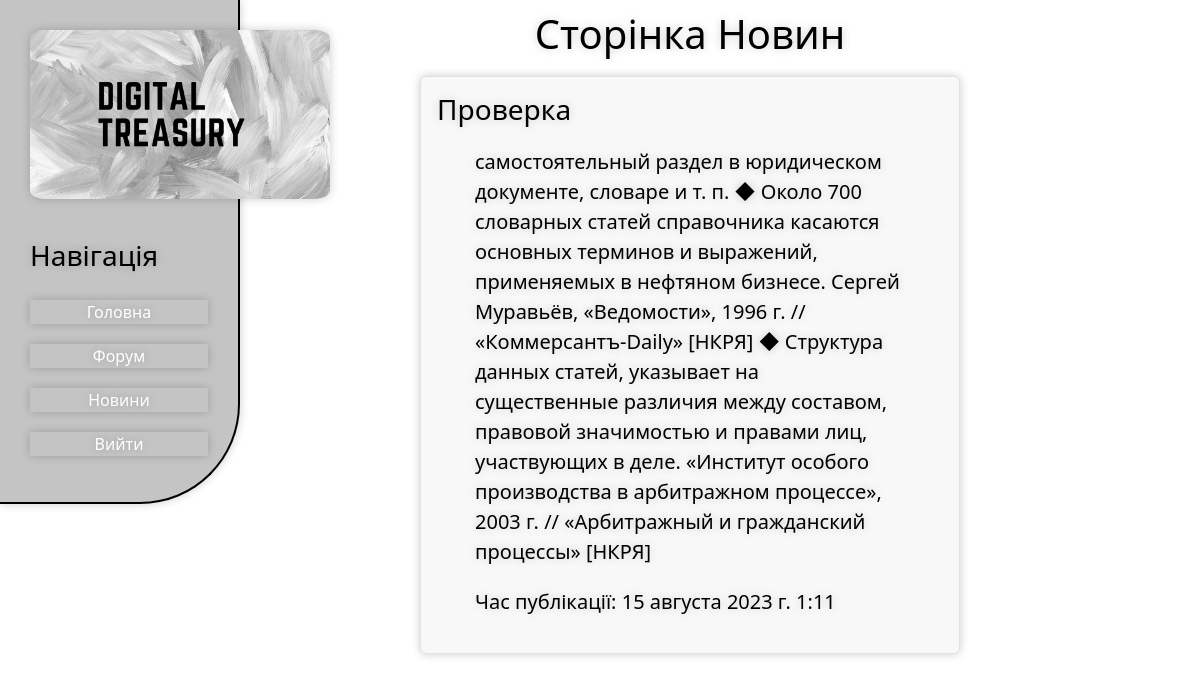
Page /site_news/ (signed in) on the committed database.
### App_1/models.py (models this page shows, shortened)
class Publications(models.Model):
    title = models.CharField('Назва', max_length=60)  # Назва публікації
    full_text = models.TextField('Стаття')  # Текст публікації
    date = models.DateTimeField(auto_now_add=True)  # Дата публікації
    class Meta:
        verbose_name = 'Новина'  # Ім'я для одного запису
        verbose_name_plural = 'Новини'  # Ім'я для групи записів

### App_1/views.py (the view)
# urls.py: path('site_news/', views.site_news, name='news_page'),
@login_required
def site_news(request):
    news = Publications.objects.order_by('-date')
    return render(request, 'App_1/site_news.html', {'news': news})

### App_1/templates/App_1/site_news.html (shortened to what this page needs)
{% extends 'App_1/base_html.html' %}
{% block content %}
<div class="site_news">
    <h1>Сторінка Новин</h1>
    {% for el in news %}
        <div class="border rounded p-3 site">
            <h3>{{ el.title }}</h3>
            <p>{{ el.full_text }}</p>
            <p class="pub-time">Час публікації: {{ el.date }}</p>
        </div>
    {% endfor %}
</div>
{% endblock %}

### App_1/templates/App_1/base_html.html (shortened to what this page needs)
{% load static %}
<!doctype html>
<html lang="uk">
<head>
    <link rel="stylesheet" href="https://cdn.jsdelivr.net/npm/bootstrap@5.2.3/dist/css/bootstrap.min.css">
    <link rel="stylesheet" href="{% static 'App_1/css/base_html.css' %}">
    <link rel="stylesheet" href="{% static 'App_1/css/home_page.css' %}">
    <link rel="stylesheet" href="{% static 'App_1/css/forum_page.css' %}">
    <link rel="stylesheet" href="{% static 'App_1/css/site_news.css' %}">
    <link rel="stylesheet" href="{% static 'App_1/css/bootstrap.min.css' %}">
    <link rel="stylesheet" href="{% static 'App_1/css/registration_form.css' %}">
    <link rel="stylesheet" href="{% static 'App_1/css/create_record_html.css' %}">
    <link rel="stylesheet" href="{% static 'App_1/css/login.css' %}">
</head>
<body>
<aside>
    <img src="{% static 'App_1/img/logoSite.png' %}" alt="Логотип Сайта">
    <h1>Навігація</h1>
    <ul>
        <a href="{% url 'home_page' %}"><li>Головна</li></a>
        <a href="{% url 'forum_page' %}"><li>Форум</li></a>
        <a href="{% url 'news_page' %}"><li>Новини</li></a>
        <div class="auth-buttons">
            {% include 'App_1/auth_buttons.html' %}
        </div>
    </ul>
</aside>
<main class="features">
    {% block content %}
    {% endblock %}
</main>
</body>
</html>

### App_1/templates/App_1/auth_buttons.html
{% if user.is_authenticated %}
    <a href="{% url 'logout' %}" class="auth-button">Вийти</a>
{% else %}
    <a href="{% url 'register' %}" class="auth-button">Зареєструватися</a>
{% endif %}

### App_1/static/App_1/css/base_html.css (style rules this page uses)
aside { float: left; background: #c4c4c4; width: 20%; padding: 2.5%; height: auto; color: black; border-right: 2px solid black; border-bottom: 2px solid black; border-bottom-right-radius: 100px; display: flex; flex-direction: column; align-items: flex-start; box-shadow: 0px 0px 10px rgba(0, 0, 0, 0.2); }
aside img { width: 300px; border-radius: 5%; height: auto; margin-bottom: 20px; box-shadow: 0px 0px 10px rgba(0, 0, 0, 0.2); }
aside h1 { font-size: 28px; margin-top: 20px; text-shadow: 0px 0px 10px rgba(0, 0, 0, 0.2); }
aside ul { list-style: none; padding: 0; width: 100%; }
aside ul a { text-decoration: none; }
aside ul li { color: white; margin-top: 20px; font-size: 16px; transition: all .6s ease; text-align: center; text-shadow: 0px 0px 10px rgba(0, 0, 0, 0.2); box-shadow: 0px 0px 10px rgba(0, 0, 0, 0.2); }
.auth-button { color: white; display: block; margin-top: 20px; font-size: 16px; transition: all .6s ease; text-align: center; text-shadow: 0px 0px 10px rgba(0, 0, 0, 0.2); box-shadow: 0px 0px 10px rgba(0, 0, 0, 0.2); }

### App_1/static/App_1/css/site_news.css (style rules this page uses)
main .site_news { float: left; color: black; margin-top: 10px; text-align: center; width: 75%; text-shadow: 0px 0px 10px rgba(0, 0, 0, 0.2); }
main .site_news p { max-width: 430px; margin: 20px auto; font-size: 20px; text-shadow: 0px 0px 10px rgba(0, 0, 0, 0.2); }
.site { float: left; clear: both; width: 60%; color: black; margin: 10px 20%; text-align: left; background-color: #f8f8f8; box-shadow: 0px 0px 10px rgba(0, 0, 0, 0.2); overflow: auto; text-shadow: 0px 0px 10px rgba(0, 0, 0, 0.2); }

### rows in the picture
Publications: title "Проверка", full_text "самостоятельный раздел в юридическом документе, словаре и т. п. ◆ Около 700 словарных статей справочника касаются основных терминов и выражений, применяемых в нефтяном бизнесе. Сергей Муравьёв, «Ведомости», 1996 г. // «Коммерсантъ-Daily» [НКРЯ] ◆ Структура данных статей, указывает на существенные различия между составом, правовой значимостью и правами лиц, участвующих в деле. «Институт особого производства в арбитражном процессе», 2003 г. // «Арбитражный и гражданский процессы» [НКРЯ]", date "15 августа 2023 г. 1:11"
